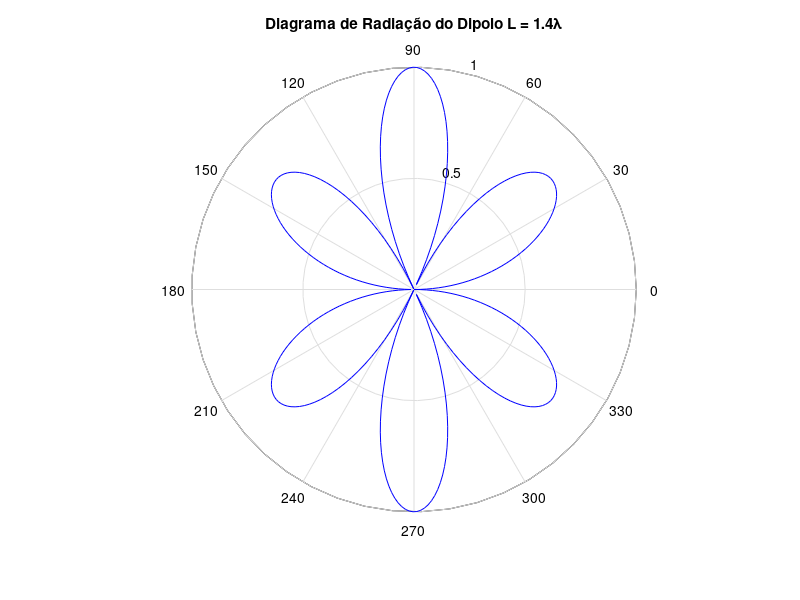

MATLAB code to generate this figure:
clc; clear; close all;

% Parâmetros
f0 = 300e6;      % Frequência de 300 MHz
c = 3e8;         % Velocidade da luz no vácuo (m/s)
lambda = c / f0; % Comprimento de onda
L = 1.4 * lambda; % Comprimento do dipolo

% Ângulos para varredura do padrão de radiação
theta = linspace(0, 2*pi, 360);

% Função de radiação do dipolo
beta = 2 * pi / lambda;
F = abs((cos(beta*L/2 .* cos(theta)) - cos(beta*L/2)) ./ sin(theta));
F(theta == 0 | theta == pi) = 0; % Evita divisão por zero
F = F / max(F);

% Plot polar
figure;
polar(theta, F, 'b');
title('Diagrama de Radiação do Dipolo L = 1.4\lambda');
grid on;
